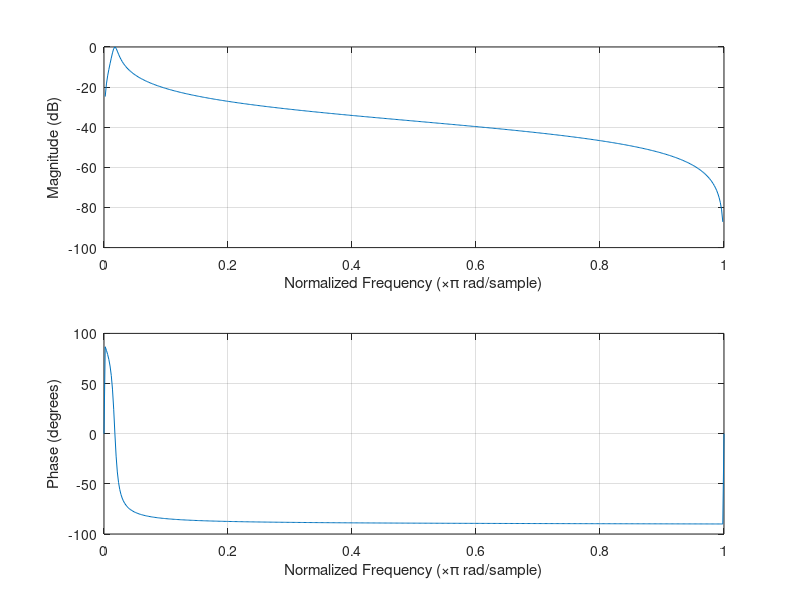

Reproduce this figure in MATLAB.
% clear all; close all

%% variables

fs = 44100; % sampling rate (Hertz)
f0 = 400; % fundamental frequency of delay line (Hertz)
d = floor(fs/f0); % length of delay line (Samples)
Tsec = 2; % duration of simulation (Seconds)
Tsamp = Tsec*fs; % duration of simulation (Samples)
decay = 0.9999; % decay factor

%% initialization

L = 2*rand(1,d); % initialize delay line
L = L - mean(L); % centerize
out = zeros(1, Tsamp); % output
p_out = 3; % pointers out      (see shift register)
p_out1 = 2;
p_out2 = 1;
p_in = 6; % pointers in
p_in1 = 5; 
p_in2 = 4; 

%% bandpass filter coefficients around fundamental

w_low = 0.75; % 75% below f0
w_high = 1.25; % 125% upper f0
[b,a] = butter(1, [w_low w_high]*(f0/fs*2), 'bandpass'); % (unit of cutoff frequencies in "pi rad/sample")
freqz(b,a) % magnitude and phase response

%% main loop

for i=1:Tsamp
    out(i) = L(p_out);
    
    % bandpass filter y[n] = b1*x[n] + b2*x[n-1] + b3*x[n-2] - a2*y[n-1] - a3*y[n-2]
    L(p_out) = decay * (b(1)*L(p_in) + b(2)*L(p_in1) + b(3)*L(p_in2) - a(2)*L(p_out1) - a(3)*L(p_out2));
    
    % update and wrap pointers
    if (p_in==d) 
        p_in=1; 
    else
        p_in=p_in+1;
    end
    if (p_in1==d) 
        p_in1=1; 
    else
        p_in1=p_in1+1; 
    end
    if (p_in2==d) 
        p_in2=1; 
    else
        p_in2=p_in2+1;
    end
    if (p_out==d) 
        p_out=1; 
    else
        p_out=p_out+1; 
    end
    if (p_out1==d) 
        p_out1=1; 
    else
        p_out1=p_out1+1; 
    end
    if (p_out2==d) 
        p_out2=1; 
    else
        p_out2=p_out2+1; 
    end
end

%% sound and plots

soundsc(out, fs)
% plot(out/max(out))
% Spec(out, fs) % my spectrum function
